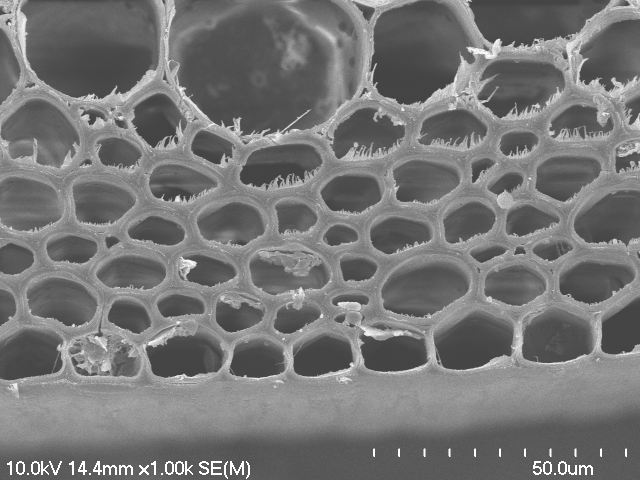
#> input picture data/raw/C1-3_A_m06.tif, 1280 x 960 px, found by its file name (shown at 1/2 size)
$ jupyter execute OldCode.ipynb
#> lines starting #> are read from the running program, lines starting #| are printed output that depends on the picture; after the words box and inside, x2 and y2 are one past the last pixel; in counts of white or black regions, pixels touching at a corner belong together; long printed decimals are rounded
[cell 1]
# Set up libraries
import cv2
import numpy as np
import matplotlib.pyplot as plt
from scipy.spatial import distance
from scipy.spatial import KDTree

[cell 2]
# Circularity function
def circularity(contour):
  area = cv2.contourArea(contour)
  perimeter = cv2.arcLength(contour, True)
  if(perimeter == 0):
    return 0
  return (4 * np.pi * area) / (perimeter ** 2)

[cell 3]
# Overview
# Loads Image, Convert to grayscale, apply binary thresholding
# Find contours, calculate perimeter area circularity
# Filter based on thresholds
def process_image(image_path):
    # Load image
    image = cv2.imread(image_path, cv2.IMREAD_COLOR)
#> image is the input picture: shape (960, 1280, 3); min 67, max 255, mean 117.6
    assert image is not None, "Not found, check with os.path.exists() with os module"

    # Convert image from BGR to grayscale
    gray_image = cv2.cvtColor(np.array(image), cv2.COLOR_BGR2GRAY)

    # Enhance contrast using CLAHE
    clahe = cv2.createCLAHE(clipLimit=2.0, tileGridSize=(8, 8))
    enhanced_image = clahe.apply(gray_image)
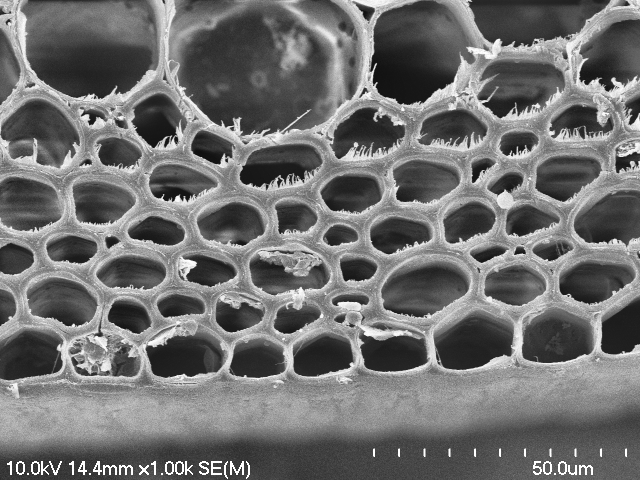
#> enhanced_image: shape (960, 1280) (shown at 1/2 size); min 13, max 255, mean 111.9

    # Apply Gaussian Blur to smooth the image
    blurred_image = cv2.GaussianBlur(enhanced_image, (5, 5), 0)

    # Apply binary thresholding for edge detection,
    _, threshold_image = cv2.threshold(blurred_image, 125, 255, cv2.THRESH_BINARY_INV + cv2.THRESH_OTSU)
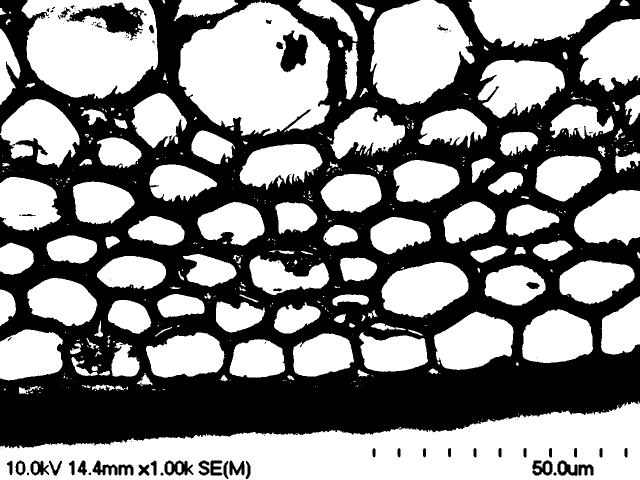
#> threshold_image: shape (960, 1280) (shown at 1/2 size); 52.5% white; 102 black regions (53 under 20 px)
    # 128 can be changed to make it less or more sensitive
    # Makes edges white on a black background

    # Find contours
    contours, _ = cv2.findContours(threshold_image, cv2.RETR_EXTERNAL, cv2.CHAIN_APPROX_SIMPLE)
#> contours = 428 contours, 291 with area under 20; largest, box (x1, y1, x2, y2) and area: (0, 803, 1280, 960) 124882, (357, 0, 660, 272) 59394, (43, 0, 316, 197) 44050, (740, 0, 949, 210) 30856, (937, 0, 1221, 95) 18359

    # Calculate perimeter, area, and circularity for each contour
    contour_data = []
    for contour in contours:
        perimeter = cv2.arcLength(contour, True)
        area = cv2.contourArea(contour)
        circ = circularity(contour)
        contour_data.append((contour, perimeter, area, circ))
#> this loop made 428 passes
#> circ on passes 12, 30, 33: 0.148, 0.108, 0.27
#> after the loop, contour_data = 428 items

    # Set thresholds for contours
    max_area_threshold = 30000
    area_threshold = 1000
    min_area_threshold = 100  # Minimum area to filter out tiny circles
    min_circularity_threshold = 0.5
    max_circularity_threshold = 1.5

    # Filter contours based on circularity and area
    filtered_contours = [data for data in contour_data if
                         ((min_area_threshold < data[2] < max_area_threshold)  and
                          (min_circularity_threshold <= data[3] <= max_circularity_threshold)) or
                          (min_area_threshold < data[2] < max_area_threshold)]
#> filtered_contours = 84 items

    # Draw filtered contours on the original image
    final_contour_image = np.array(image)
    for i, data in enumerate(filtered_contours):
        cv2.drawContours(final_contour_image, [data[0]], -1, (255, 0, 255), 1)  # Filtered contours in purple

        # Calculate the centroid
        M = cv2.moments(data[0])
        if M['m00'] != 0:
            cx = int(M['m10'] / M['m00'])
            cy = int(M['m01'] / M['m00'])
            # Annotate the contour with its index
            cv2.putText(final_contour_image, f"{i}", (cx, cy), cv2.FONT_HERSHEY_SIMPLEX, 0.8, (0, 0, 255), 2)
            print(f"Contour {i}: Centroid at ({cx}, {cy})")
        else:
            print(f"Contour {i}: Centroid not found (area too small).")
#> this loop made 84 passes
#> (cx, cy) on passes 1 to 8: (53, 779), (205, 774), (289, 761), (210, 746), (723, 746), (866, 742), (162, 736), (151, 698)
#> (printed output is left out)
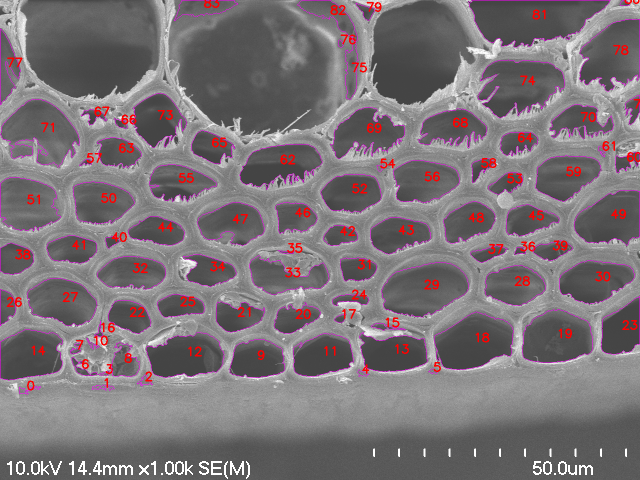
#> final_contour_image: shape (960, 1280, 3) (shown at 1/2 size); 3.31% of pixels changed, all inside (x1, y1, x2, y2) = (0, 0, 1280, 789)

    # Display the image with filtered contours and axes
    plt.figure(figsize=(8, 6))
    plt.imshow(cv2.cvtColor(final_contour_image, cv2.COLOR_BGR2RGB))
    plt.xlabel('X-axis')
    plt.ylabel('Y-axis')
    plt.title('Filtered Contours with Indices and Centroids')
    plt.show()

    return image, filtered_contours, final_contour_image

[cell 4]
# Use to manually exclusion contours, cause I don't know how to make an interactive environment
image_path = ('/Users/rickgummy/Downloads/Cell pictures/C1-3_A_m06.tif')
image, contours, final_contour_image = process_image(image_path)
#> contours = 84 items

[cell 5]
# Overview
# Loads Image, Convert to grayscale, apply binary thresholding
# Find contours, calculate perimeter area circularity
# Filter based on thresholds
def process_image_with_exclusion(image_path, exclude_coords):
    # Load image
    image = cv2.imread(image_path, cv2.IMREAD_COLOR)
    assert image is not None, "Not found, check with os.path.exists() with os module"

    # Convert image from BGR to grayscale
    gray_image = cv2.cvtColor(np.array(image), cv2.COLOR_BGR2GRAY)

    # Enhance contrast using CLAHE
    clahe = cv2.createCLAHE(clipLimit=2.0, tileGridSize=(8, 8))
    enhanced_image = clahe.apply(gray_image)

    # Apply Gaussian Blur to smooth the image
    blurred_image = cv2.GaussianBlur(enhanced_image, (5, 5), 0)

    # Apply binary thresholding for edge detection
    _, threshold_image = cv2.threshold(blurred_image, 125, 255, cv2.THRESH_BINARY_INV + cv2.THRESH_OTSU)

    # Find contours
    contours, _ = cv2.findContours(threshold_image, cv2.RETR_EXTERNAL, cv2.CHAIN_APPROX_SIMPLE)
#> contours = 428 contours, 291 with area under 20; largest, box (x1, y1, x2, y2) and area: (0, 803, 1280, 960) 124882, (357, 0, 660, 272) 59394, (43, 0, 316, 197) 44050, (740, 0, 949, 210) 30856, (937, 0, 1221, 95) 18359

    # Calculate perimeter, area, and circularity for each contour
    contour_data = []
    for contour in contours:
        perimeter = cv2.arcLength(contour, True)
        area = cv2.contourArea(contour)
        circ = circularity(contour)
        contour_data.append((contour, perimeter, area, circ))

    # Set thresholds for contours
    max_area_threshold = 20000
    area_threshold = 1000
    min_area_threshold = 100  # Minimum area to filter out tiny circles
    min_circularity_threshold = 0.5
    max_circularity_threshold = 1.5

    # Filter contours based on circularity and area
    filtered_contours = []
    for data in contour_data:
        if ((min_area_threshold < data[2] < max_area_threshold) and (min_circularity_threshold <= data[3] <= max_circularity_threshold)) or (min_area_threshold < data[2] < max_area_threshold):
            # Calculate the centroid
            M = cv2.moments(data[0])
            if M['m00'] != 0:
                cx = int(M['m10'] / M['m00'])
                cy = int(M['m01'] / M['m00'])
                if (cx, cy) not in exclude_coords:
                    filtered_contours.append(data)
            else:
                filtered_contours.append(data)
#> this loop made 428 passes
#> data on passes 1 to 3: ([[45, 891]], 0, 0, 0), ([[686, 862]], 0, 0, 0), ([[658, 859]], 0, 0, 0)

    # Draw filtered contours on the original image
    final_contour_image = np.array(image)
    cv2.drawContours(final_contour_image, [data[0] for data in filtered_contours], -1, (255, 0, 255), 2)  # Filtered contours in purple
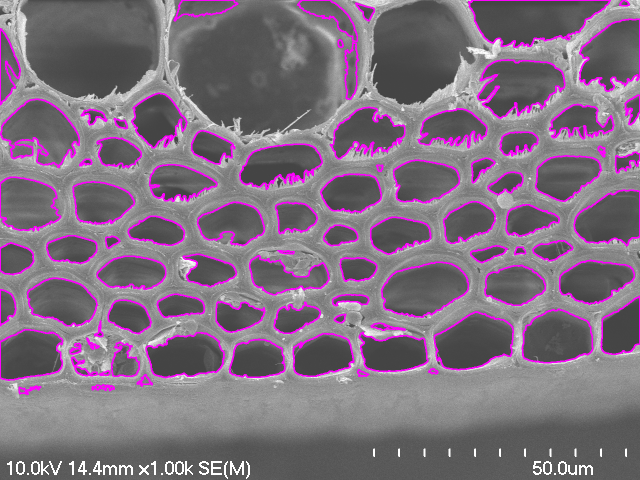
#> final_contour_image: shape (960, 1280, 3) (shown at 1/2 size); 6.43% of pixels changed, all inside (x1, y1, x2, y2) = (0, 0, 1280, 790)

    # Display the image with filtered contours
    plt.figure(figsize=(8, 6))
    plt.imshow(cv2.cvtColor(final_contour_image, cv2.COLOR_BGR2RGB))
    plt.axis('off')
    plt.title('Filtered Contours based on exclusion list')
    plt.show()

    return image, filtered_contours, area_threshold, final_contour_image

[cell 6]
def bounding_box_overlap(box1, box2, margin = 35):
  return not(box1[2] + margin < box2[0] or # box1 right < box2 left
             box1[0] - margin > box2[2] or # box1 left > box2 right
             box1[3] + margin < box2[1] or # box1 bottom < box2 top
             box1[1] - margin > box2[3])   # box1 top > box2 bottom

[cell 7]
# Calculate centroids of contours
# Using KDTree to find neighboring contours
# Find closest points between neighboring contours
# Draw lines showing closest distances
def cwDistance(image, contours, area_threshold, max_neighbors = 8, max_distance = 100, min_distance = 5):
#> called with area_threshold = 1000, max_neighbors = 8, max_distance = 100, min_distance = 5
  distances = []
  line_coords = []
  contour_pairs = set()

  # Calculate the centroids and bounding boxes for small contours only
  centroids = []
  bounding_boxes = []
  for data in contours:
    contour = data[0]
    M = cv2.moments(contour)
    if M['m00'] != 0:
      cx = int(M['m10'] / M['m00'])
      cy = int(M['m01'] / M['m00'])
      centroids.append((cx, cy))
    else:
      centroids.append((0, 0))
    x, y, w, h = cv2.boundingRect(contour)
    bounding_boxes.append((x, y, x + w, y + h))
#> this loop made 84 passes

  print(f"Number of centroids: {len(centroids)}")
#| Number of centroids: 84

  # Create a KDTree for the centroids
  tree = KDTree(centroids)

  for i, data1 in enumerate(contours):
    contour1 = data1[0]
    points1 = contour1[:, 0, :] # extract points from contour1
    tree1 = KDTree(points1)

    # Find indices of the closest neighboring centroids
    distances_to_neighbors, neighbor_indices = tree.query(centroids[i], k=max_neighbors + 1)
    neighbor_indicies = neighbor_indices[1:] # Excludes itself

    for j in neighbor_indices:
      if i == j in contour_pairs or (j, i) in contour_pairs:
        continue
      if bounding_box_overlap(bounding_boxes[i], bounding_boxes[j]):
        contour2 = contours[j][0]
        points2 = contour2[:, 0, :] # extract points from contour2
        tree2 = KDTree(points2)

        # Find the closest point between contour1 and contour2
        min_dist = float('inf')
        closest_points = None
        for point in points1:
          dist, idx = tree2.query(point)
          if dist < min_dist:
            min_dist = dist
            closest_points = (tuple(point), tuple(points2[idx]))

        for point in points2:
          dist, idx = tree1.query(point)
          if dist < min_dist:
            min_dist = dist
            closest_points = (tuple(points1[idx]), tuple(point))

        print(f"Min distance found between contours: {min_dist}")

        # Stores and draws the closest points
        if closest_points and min_distance <= min_dist <= max_distance:
          distances.append(min_dist)
          line_coords.append(closest_points)
          cv2.line(image,closest_points[0], closest_points[1], (0, 0, 255), 2)
          contour_pairs.add((i, j))
        else:
           print(f"No valid distance found for contours {i} and {j} (min_distance={min_distance}, max_distance={max_distance})")
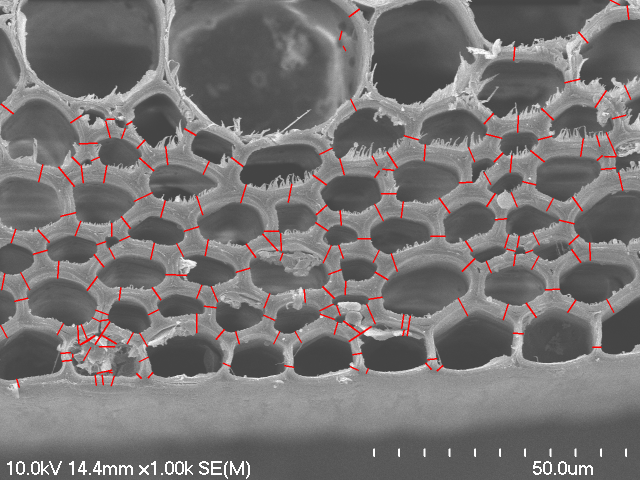
#> image: shape (960, 1280, 3) (shown at 1/2 size); 1.36% of pixels changed, all inside (x1, y1, x2, y2) = (0, 0, 1263, 776)

  # Draw contours
  cv2.drawContours(image, [data[0] for data in contours], -1, (0, 255, 0), 1) # Big contours in blue
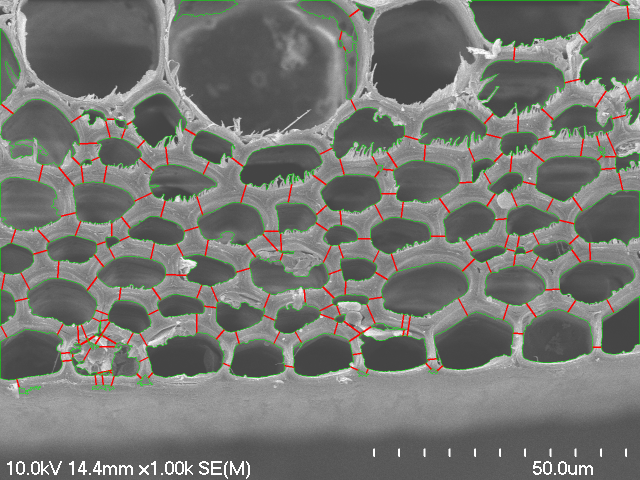
#> image: shape (960, 1280, 3) (shown at 1/2 size); 1.77% of pixels changed, all inside (x1, y1, x2, y2) = (0, 0, 1280, 789)

  # Save distances as file
  with open('distances.txt', 'w') as f:
    for dist in distances:
      f.write(f'{dist}\n')
#> this loop made 196 passes
#> dist on passes 1 to 3: 16.76, 19.1, 20.1

  # Display image with lines
  plt.figure(figsize = (14, 12))
  plt.imshow(cv2.cvtColor(image, cv2.COLOR_BGR2RGB))
  plt.axis('off')
  plt.title('Contours with Cell Wall Distances max_neighbors = 10, max_distance = 200, min_distance = 5')
  plt.show()

  return distances, line_coords

[cell 8]
def remove_outliers(data):
  q1 = np.percentile(data, 25)
  q3 = np.percentile(data, 75)
  iqr = q3 - q1
  lower_bound = q1 - 1.5 * iqr
  upper_bound = q3 + 1.5 * iqr
  return [x for x in data if lower_bound <= x <= upper_bound]

[cell 9]
def calculate_and_plot_statistics(image, contours):
  # Remove outliers from distances and calculate the average
  median_thickness = np.median(distances)
  print(f'Median cell wall thickness: {median_thickness:.2f}')
  filtered_distances = remove_outliers(distances)
  average_thickness = np.mean(filtered_distances)
  print(f'Average cell wall thickness(without outliers): {average_thickness: .2f} pixels')

  # Calculate areas of big and small contours
  areas = [data[2] for data in contours]

  filtered_areas = remove_outliers(areas)
  average_area = np.mean(filtered_areas)
  print(f'Average cell area(without outliers): {average_area: .2f} pixels^2')

  # Plot box plots for distances
  plt.figure(figsize = (14, 7))

  plt.subplot(1, 2, 1)
  plt.boxplot(distances, vert = True, patch_artist = True)
  plt.title('Cell Wall thickness(include outliers)')
  plt.xlabel('Thickness (pixels)')

  plt.subplot(1, 2, 2)
  plt.boxplot(areas, vert = True, patch_artist=True)
  plt.title('Contour Areas (including outliers)')
  plt.xlabel('Area (pixels^2)')

  plt.tight_layout()
  plt.show()
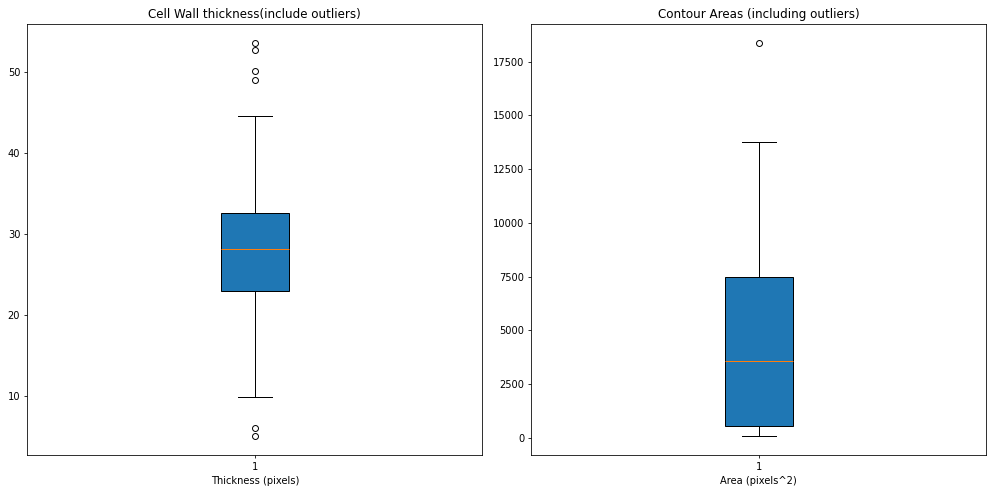
#> figure drawn by matplotlib, 2 panels

$ run again, with data/raw/C2-2_A_m06.tif copied over data/raw/C1-3_A_m06.tif
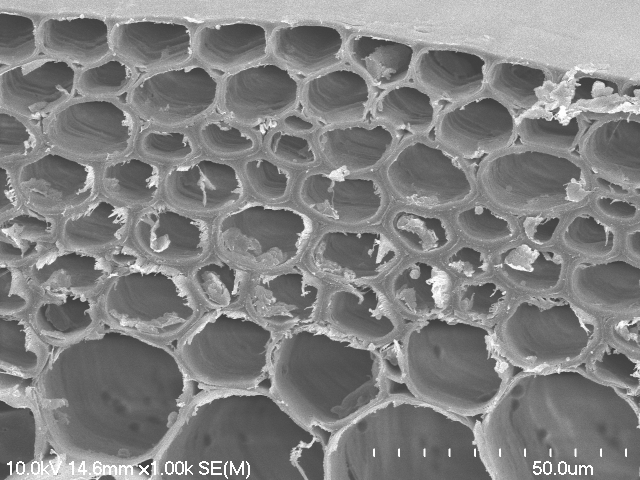
#> input picture data/raw/C2-2_A_m06.tif, 1280 x 960 px, found by its file name (shown at 1/2 size)
#> in process_image, image is the input picture: shape (960, 1280, 3); min 62, max 255, mean 129.9
#> in process_image, `_, threshold_image = cv2.threshold(blurred_image, 125, 255, cv2.THRESH..`:
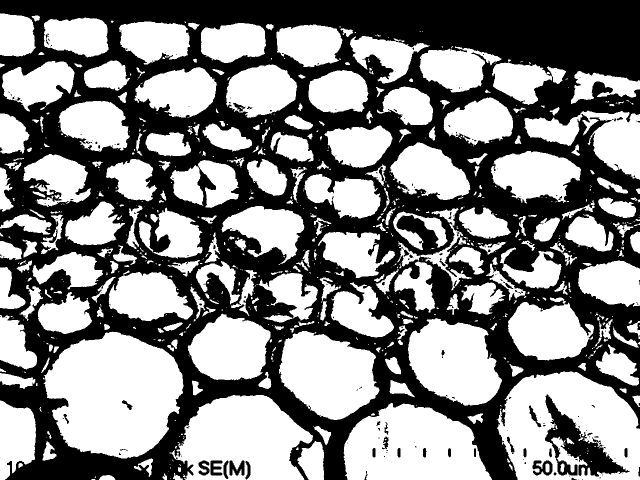
#> threshold_image: shape (960, 1280) (shown at 1/2 size); 53% white; 234 black regions (183 under 20 px)
#> in process_image, `contours, _ = cv2.findContours(threshold_image, cv2.RETR_EXTERNAL, cv2..`: contours = 725 contours, 468 with area under 20; largest, box (x1, y1, x2, y2) and area: (87, 663, 367, 917) 51466, (993, 743, 1280, 960) 50881, (339, 790, 626, 960) 34424, (687, 806, 984, 960) 34235, (558, 662, 759, 840) 24727
#> the loop in process_image, `for contour in contours:` made 725 passes
#> circ on passes 4 to 6: 0.494, 0.337, 0.412
#> after the loop in process_image, `for contour in contours:`: contour_data = 725 items
#> filtered_contours = 149 items
#> the loop in process_image, `for i, data in enumerate(filtered_contours):` made 149 passes
#> (cx, cy) on passes 1 to 8: (213, 955), (354, 954), (294, 930), (96, 904), (625, 923), (647, 867), (951, 836), (31, 874)
#> (printed output is left out)
#> the loop in process_image_with_exclusion, `for contour in contours:` made 725 passes
#> the loop in process_image_with_exclusion, `for data in contour_data:` made 725 passes
#> data on passes 2, 7, 8: ([[341, 956], [341, 957]], 2, 0, 0), ([[288, 946]], 0, 0, 0), ([[337, 942]], 0, 0, 0)
#> the loop in cwDistance, `for data in contours:` made 147 passes
#| Number of centroids: 147
#> the loop in cwDistance, `for i, data1 in enumerate(contours):` made 147 passes
#| Min distance found between contours: 0.0
#| No valid distance found for contours 0 and 0 (min_distance=5, max_distance=100)
#| Min distance found between contours: 0.0
#| No valid distance found for contours 1 and 1 (min_distance=5, max_distance=100)
#| Min distance found between contours: 0.0
#| No valid distance found for contours 2 and 2 (min_distance=5, max_distance=100)
#> (further printed lines are left out)
#> the loop in cwDistance, `for dist in distances:` made 363 passes
#> dist on passes 1 to 3: 16.03, 7.21, 33.06
#> in calculate_and_plot_statistics, `plt.show()`:
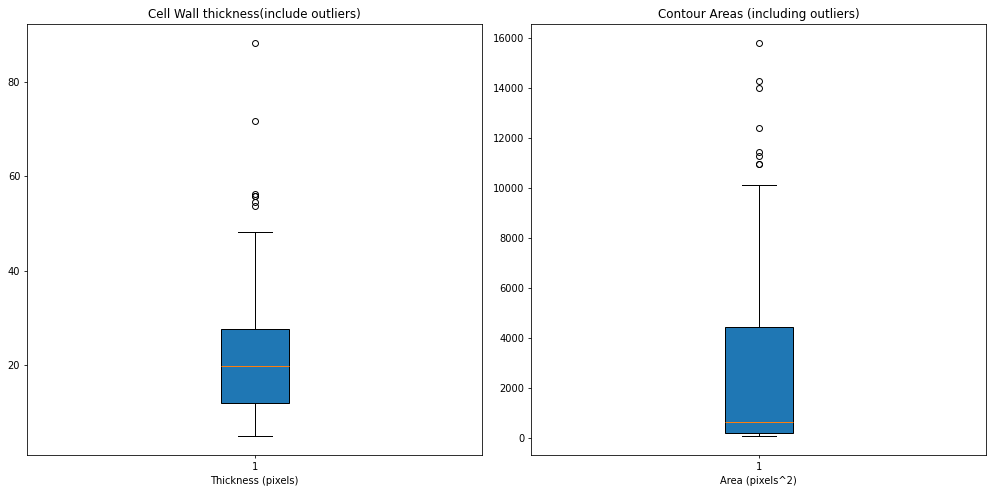
#> figure drawn by matplotlib, 2 panels
